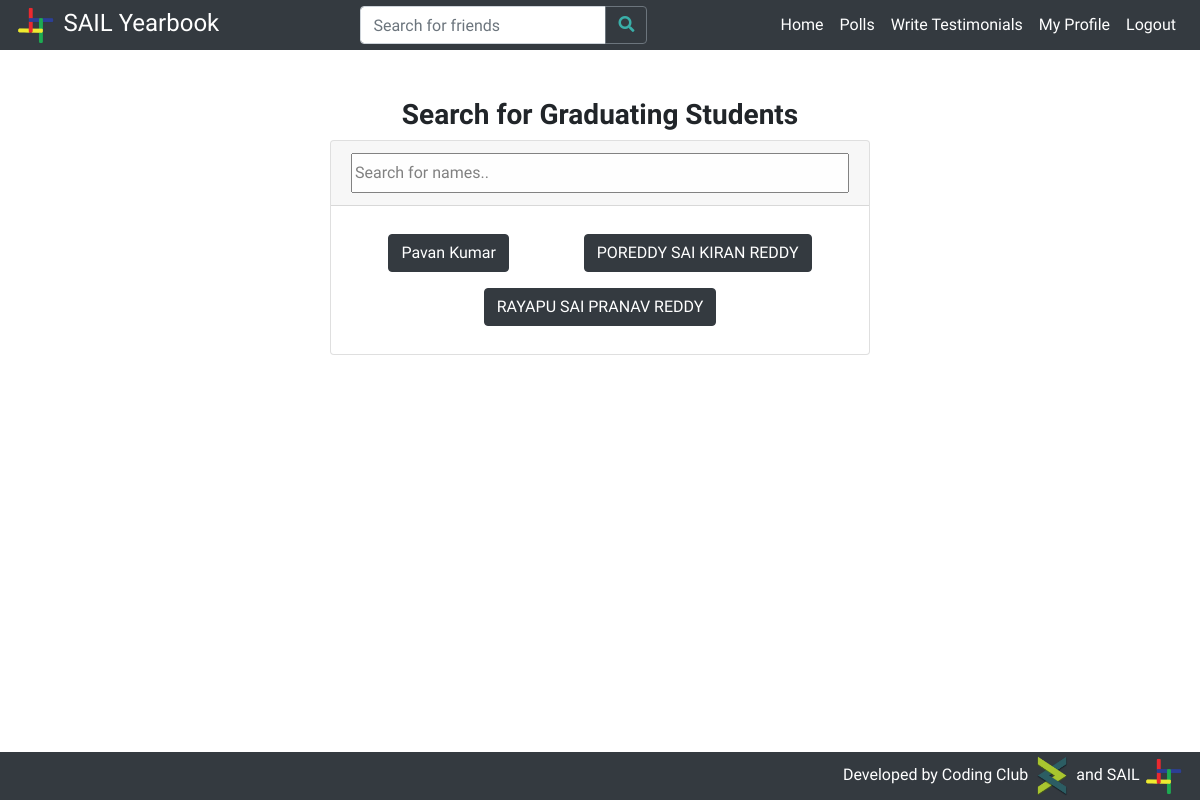
/yearbook/write_testimonial/ (signed in), run on the app's committed database.
### students/models.py (models this page shows, shortened)
class Profile(models.Model):
    btech = '01'
    mtech = '41'
    phd = '61'
    msc = '21'
    msr = '43'
    ma = '22'
    bdes = '02'
    mdes = '42'
    error = '00'
    program_values = (
        (btech, 'BTech'),
        (mtech, 'MTech'),
        (phd, 'PhD'),
        (msc, 'MSc'),
        (msr, 'MS-R'),
        (ma, 'MA'),
        (bdes, 'BDes'),
        (mdes, 'MDes'),
        (error, 'Error')
    )
    cse = '01'
    ece = '02'
    me = '03'
    ce = '04'
    dd = '05'
    bsbe = '06'
    cl = '07'
    cst = '22'
    eee = '08'
    ma = '23'
    ph = '21'
    rt = '54'
    hss = '41'
    enc = '51'
    env = '52'
    nt = '53'
    lst = '55'
    department_values = (
        (cse, 'Computer Science & Engineering'),
        (ece, 'Electronics & Communication Engineering'),
        (me, 'Mechanical Engineering'),
        (ce, 'Civil Engineering'),
        (dd, 'Design'),
        (bsbe, 'Biosciences & Bioengineering'),
        (cl, 'Chemical Engineering'),
        (cst, 'Chemical Science & Technology'),
        (eee, 'Electronics & Electrical Engineering'),
        (ma, 'Mathematics & Computing'),
        (ph, 'Engineering Physics'),
        (rt, 'Rural Technology'),
        (hss, 'Humanities & Social Sciences'),
        (enc, 'Centre for Energy'),
        (env, 'Centre for Environment'),
        (nt, 'Centre for Nanotechnology'),
        (lst, 'Centre for Linguistic Science & Technology'),
        (error, 'Error')
    )
    profile_pic = models.ImageField(upload_to='profile_pics/', default='profile_pics/no-profile-pic.png')
    user = models.ForeignKey(User, on_delete=models.CASCADE)
    full_name = models.CharField(max_length=100)
    rollno = models.IntegerField()
    program = models.CharField(max_length=2, choices=program_values)
    department = models.CharField(max_length=3, choices=department_values)
    bio = models.TextField(max_length=1000)
    graduating = models.BooleanField(default=False)

### students/views.py (the view)
# urls.py: path('write_testimonial/', student_views.write_testimonial, name='write_testimonial'),
@login_required
def write_testimonial(request):
    if request.method == 'GET':
        if request.user and not request.user.is_anonymous:
            logged_in = True
        else:
            logged_in = False
        if logged_in:
            user = User.objects.filter(username=request.user.username).first()
            profiles = Profile.objects.filter(graduating=True)
            context = {
                'user': user,
                'profiles': profiles,
                'logged_in': logged_in
            }
            return render(request, 'write_testimonial.html', context)
        else:
            return HttpResponseRedirect(reverse('login'))
    else:
        return error404(request)

### students/templates/write_testimonial.html (shortened to what this page needs)
{% extends 'base.html' %}
{% load static %}
{% block content %}
<div class="col-lg-6 col-md-12" style="margin-left:auto;margin-right:auto;">
	<div class="container">
		<h3 class="text-center" style="font-weight:bold;">Search for Graduating Students</h3>
		<div class="card">
			<div class="card-header">
				<input type="text" id="search-input" onkeyup="searchFunction()" placeholder="Search for names.." title="Type in a name"
					style="width:100%;height:2.5em;opacity:0.9;">
			</div>
			<div class="card-body">
				<div class="d-flex justify-content-around flex-wrap" id="profile-links-flex">
						{% for profile in profiles %}
							<a href="{% url 'profile' profile.user.username %}" class="m-2 btn btn-dark profile-link-button"
							style="text-decoration:none; ">{{ profile.full_name }}  </a>
						{% endfor %}
				</div>
			</div>
		</div>
	</div>
</div>
{% endblock %}

### students/templates/base.html (style rules this page uses)
a { color:teal; }
body { padding-top:50px; }

### data on the page
Profile: full_name "Pavan Kumar"
Profile: full_name "POREDDY SAI KIRAN REDDY"
Profile: full_name "RAYAPU SAI PRANAV REDDY"
